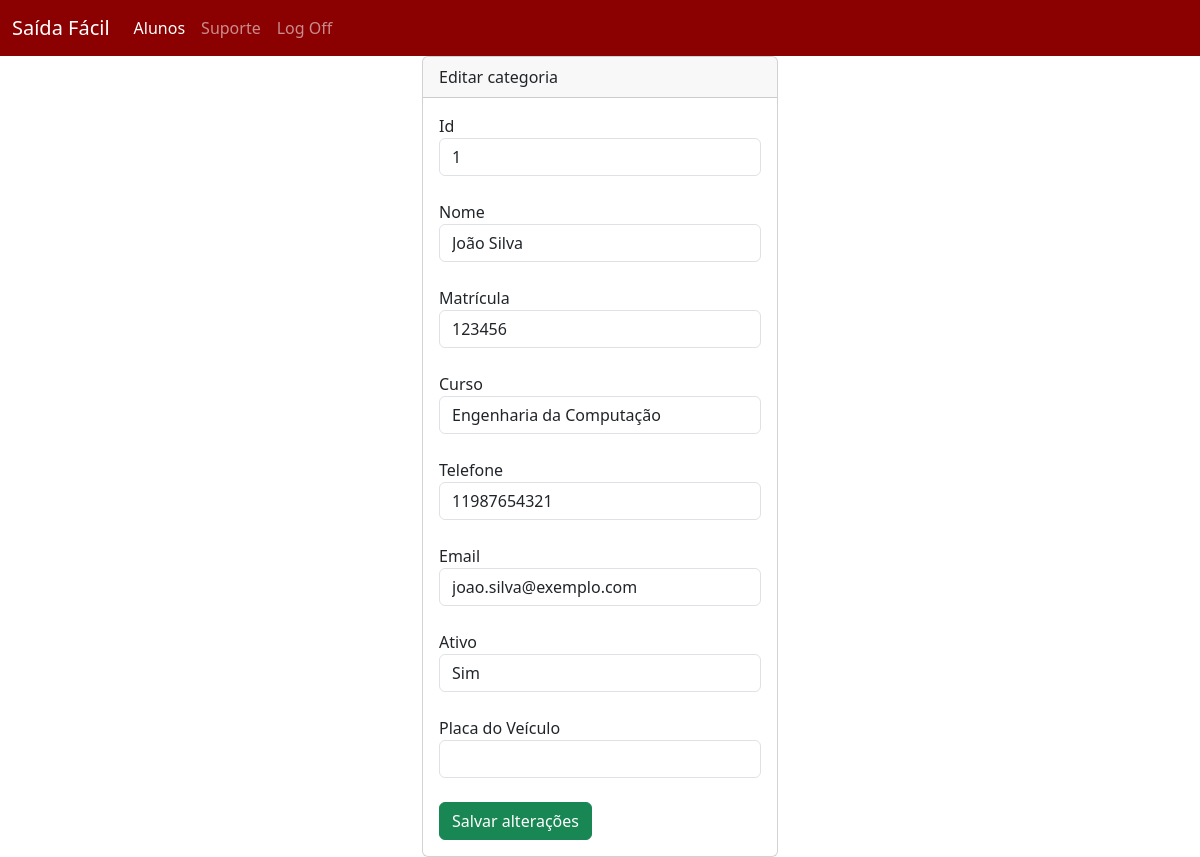
Page /editarAluno.php?id_aluno=1 on the committed database.
### tables this page shows
CREATE TABLE usuario (
	id_aluno INT PRIMARY KEY NOT NULL AUTO_INCREMENT,
	nome TEXT(65535),
	matricula INT,
	curso TEXT(65535),
	telefone VARCHAR(20),
	email VARCHAR(50),
	ativo VARCHAR(100),
	placa_veiculo VARCHAR(100)
);

### editarAluno.php (the view, shortened to what this page needs)
<?php include "cabecalho.php"; ?>
<?php
    if (isset($_GET['id_aluno']) && !empty($_GET['id_aluno']))
    {
        include 'conexao.php';
        $sql = "SELECT id_aluno, nome, matricula, curso, telefone, email, ativo, placa_veiculo FROM usuario WHERE id_aluno = $_GET[id_aluno]";
        $resultado = $conexao -> query($sql);
        if ($resultado) {
            if ($resultado -> num_rows > 0) {
                while ($row = $resultado -> fetch_assoc()) {
                    $id_aluno = $row["id_aluno"];
                    $nome = $row["nome"];
                    $matricula = $row["matricula"];
                    $curso = $row["curso"];
                    $telefone = $row["telefone"];
                    $email = $row["email"];
                    $ativo = $row["ativo"];
                    $placa_veiculo = $row["placa_veiculo"];
                }
            }
            else {
                header('location: aluno.php?erro=Nenhum registro encontrado');
            }
        }
        else {
           header('location: aluno.php?erro=Erro do if do resultado');
        }
    }
    else {
        header('location: aluno.php?erro=Nenhum Id informado');
    }
?>
<div class="row">
    <div class="col-4"></div>
        <div class="col-4">
            <div class="card">
                <div class="card-header">Editar categoria</div>
                <div class="card-body">
                    <form action="editarAluno.php?id_aluno=<?php echo $id_aluno; ?>" method="post">
                        <label>Id</label>
                        <br>
                        <input class="form-control" name="id_aluno" value="<?php echo $id_aluno ?>"/>
                        <br>
                        <label>Nome</label>
                        <br>
                        <input class="form-control" name="nome" value="<?php echo $nome ?>"/>
                        <br>
                        <label>Matrícula</label>
                        <br>
                        <input class="form-control" name="matricula" value="<?php echo $matricula ?>"/>
                        <br>
                        <label>Curso</label>
                        <br>
                        <input class="form-control" name="curso" value="<?php echo $curso ?>"/>
                        <br>
                        <label>Telefone</label>
                        <br>
                        <input class="form-control" name="telefone" value="<?php echo $telefone ?>"/>
                        <br>
                        <label>Email</label>
                        <br>
                        <input class="form-control" name="email" value="<?php echo $email ?>"/>
                        <br>
                        <label>Ativo</label>
                        <br>
                        <input class="form-control" name="ativo" value="<?php echo $ativo ?>"/>
                        <br>
                        <label>Placa do Veículo</label>
                        <br>
                        <input class="form-control" name="placa_veiculo" value="<?php echo $placa_veiculo ?>"/>
                        <br>
                        <button type="submit" class='btn btn-success'>Salvar alterações</button>
                    </form>
                </div>
            </div>
        </div>
    <div class="col-4"></div>
</div>
<?php include "rodape.php"; ?>

### rows in the picture
usuario: id_aluno "1", nome "João Silva", matricula "123456", curso "Engenharia da Computação", telefone "11987654321", email "joao.silva@exemplo.com", ativo "Sim"
